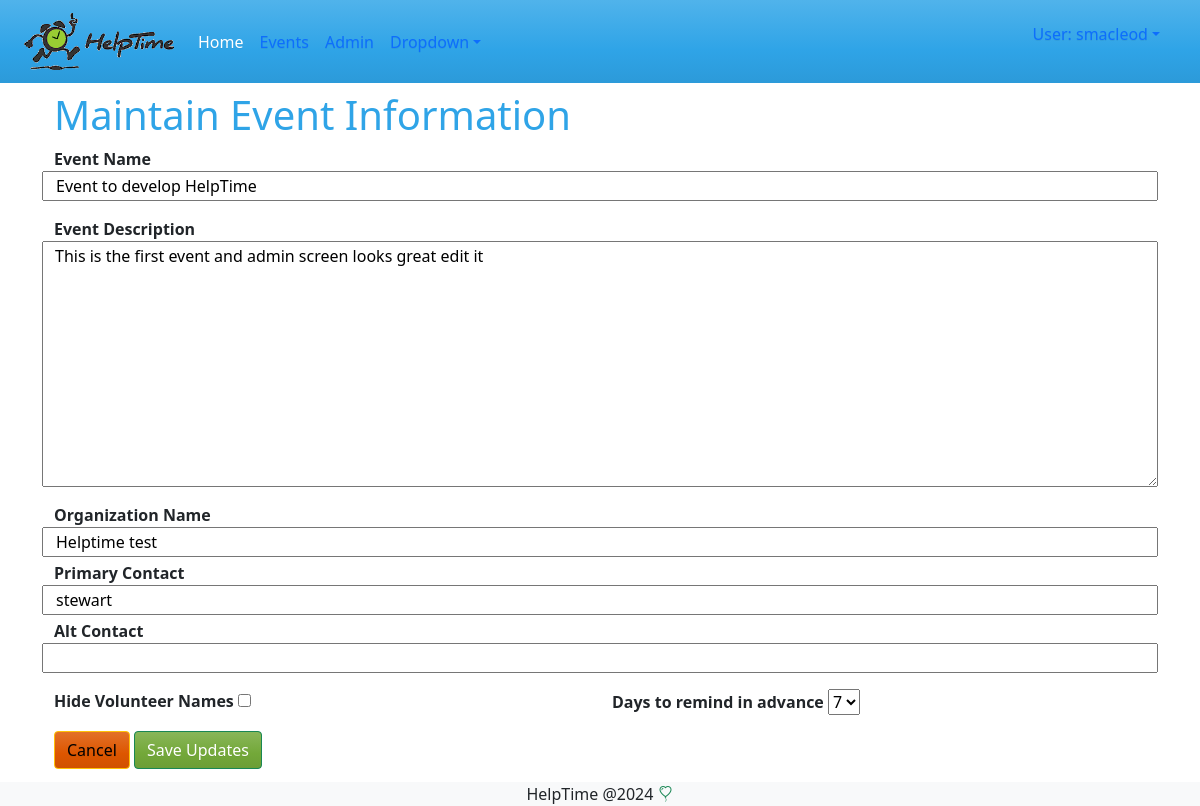
Page /events/eventupdate/1 (signed in) on the committed database.
### events/models.py (models this page shows, shortened)
class Event(models.Model):
    reminder_days_choice = models.TextChoices('days', '1 2 3 4 5 6 7')
    name = models.CharField(max_length=200, verbose_name='Event Name' )
    description = models.TextField(max_length=200, verbose_name='Event Description', blank=True)
    organization = models.CharField(max_length=100, verbose_name='Organization Name', blank=True )
    primery_contact = models.CharField(max_length=100, verbose_name='Primary Contact', blank=True)
    alternate_contact = models.CharField(max_length=100, verbose_name='Alt Contact', blank=True)
    hide_names = models.BooleanField(default=False, verbose_name='Hide Volunteer Names', blank=True)
    reminder_days = models.CharField(max_length=5, choices=reminder_days_choice, verbose_name='Days to remind in advance', default=7)
    created_by = models.ForeignKey(User, on_delete=models.SET_NULL, null=True, blank=True)
    created_at = models.DateTimeField(auto_now_add=True, null=True, blank=True)
    updated_at = models.DateTimeField(auto_now=True, blank=True, null=True)

### events/views.py (the view, shortened to what this page needs)
# urls.py: path("eventupdate/<int:pk>", views.eventupdate, name="eventupdate"),
@login_required  #forces a login can we add other text
def eventupdate(request, pk):
    event = Event.objects.get(id=pk)
    form = EventForm(instance=event)
    return render(request, 'events/eventupdate.html', {'form':form, 'event':event})

### events/forms.py
class EventForm(forms.ModelForm):
    class Meta:
        model = Event
        fields= '__all__'
        widgets = {
            'hide_names' :  forms.CheckboxInput(
                attrs={'class' : 'form-check_input'})
        }

### events/templates/events/eventupdate.html (shortened to what this page needs)
{% extends 'master.html' %}
{% block content %}
<h1> Maintain Event Information </h1>
<form method="POST" class="container-float">
    <fieldset>
        <div class="row">
            <strong>{{form.name.label}}</strong>
            {{ form.name}}
        </div>
        <div class="row mt-3">
            <strong>{{form.description.label}}</strong>
            {{ form.description}}
        </div>
        <div class="row mt-3">
            <strong>{{form.organization.label}}</strong>
            {{ form.organization}}
        </div>
        <div class="row mt-1">
            <strong>{{form.primery_contact.label}}</strong>
            {{ form.primery_contact}}
        </div>
        <div class="row mt-1">
            <strong>{{form.alternate_contact.label}}</strong>
            {{ form.alternate_contact}}
        </div>
        <div class="row mt-3">
            <div class="col-md-6 form-switch-input">
                <strong>{{form.hide_names.label}}</strong>
                {{ form.hide_names }}
            </div>
            <div class="col-md-6">
                <strong>{{form.reminder_days.label}}</strong>
                {{ form.reminder_days}}
            </div>
        </div>
    </fieldset>
    <div class="mt-3">
        <a href="{% url 'events:index' %}" class='float-right btn btn-warning pull-right'>Cancel</a>
        <input type="submit" value="Save Updates" class='float-right btn btn-success pull-right'>
    </div>
</form>
{% endblock %}

### templates/master.html (shortened to what this page needs)
{% load static %}
<!DOCTYPE html>
<html lang="en">
<head>
  <link rel="stylesheet" href="{% static 'styles/styles.css' %} ">
  <link rel="stylesheet" href="https://cdn.jsdelivr.net/npm/bootstrap-icons@1.11.3/font/bootstrap-icons.min.css">
  <link rel="stylesheet" href="https://cdn.jsdelivr.net/npm/bootstrap@5.1.3/dist/css/bootstrap.min.css"
>
</head>
<body>
  <nav class="navbar navbar-expand-md bg-primary" data-bs-theme="dark">
    <div class="container-fluid">
      <a class="navbar-brand" href="/">
        <img src="{% static '/images/HelptimeLogo_blk_green_RGB_100px_transparent.gif' %}" alt="HelpTime.org"
          width="150" ;></a>
      <div class="collapse navbar-collapse" id="navbarColor01">
        <ul class="navbar-nav me-auto">
          <li class="nav-item">
            <a class="nav-link active" href="/">Home
            </a>
          </li>
          <li class="nav-item">
            <a class="nav-link" href="/events">Events</a>
          <li class="nav-item">
            <a class="nav-link" href="/admin">Admin</a>
          </li>
          <li class="nav-item dropdown">
            <a class="nav-link dropdown-toggle" data-bs-toggle="dropdown" href="#" role="button" aria-haspopup="true"
              aria-expanded="false">Dropdown</a>
          </li>
        </ul>
        <ul class="nav-item ">
          {% if user.is_authenticated %}
            <ul class="nav-item dropdown">
              <a class="nav-link dropdown-toggle" data-bs-toggle="dropdown" href="#" role="button" aria-haspopup="true"
                aria-expanded="false">User: {{ user.get_username }}</a>
            </ul>
          {% else %}
            <a href="{% url 'login' %}?next={{ request.path }}">Login <i class="bi bi-person text-success"></i></a>
          {% endif %}
        </ul>
      </div>
    </div>
  </nav>
  <div class="container mt-2">
    {% block content %}
    {% endblock %}
  </div>
  <pre>
</pre>
  <footer class="bg-light text-center fixed-bottom mb">
    HelpTime @2024
    <i class="bi bi-balloon-heart text-success" style="font-size: 2rm;"></i>
  </footer>
</body>
</html>

### rows in the picture
Event: name "Event to develop HelpTime", description "This is the first event and admin screen looks great edit it", organization "Helptime test", primery_contact "stewart", reminder_days "7"

### other values in the picture
{{ user.get_username }} "smacleod"
